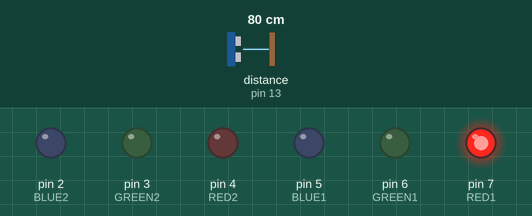
Simulated run of this program. Board: Arduino Leonardo, built with avr-gcc and run on an emulated ATmega32U4. Shown: output pins drawn as LEDs (lit = HIGH). Wiring (inferred from the names in the program): ultrasonic range finder: trigger pin 11; echo pin 13. The inputs (shaded band) are chosen by the test bench; at power-on: distance to the obstacle (sensor on pin 13) 80 cm. The echo pulse lasts 58.3 µs per cm; pins used as bus, display or sensor lines are not drawn.

Above: at 2.8 s.
2.9 s: distance to the obstacle (sensor on pin 13) set to 57 cm
5.6 s: distance to the obstacle (sensor on pin 13) set to 51 cm
At 6.8 s:
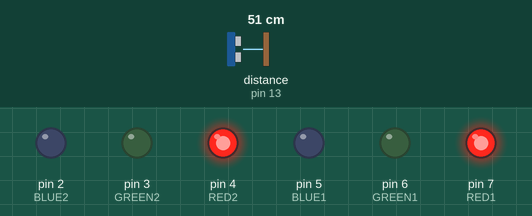
8.3 s: distance to the obstacle (sensor on pin 13) set to 120 cm
At 10.9 s:
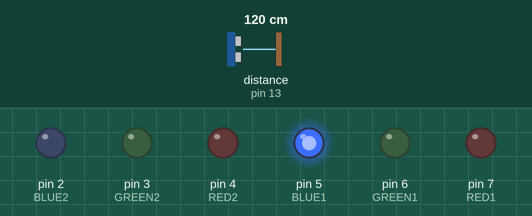
11.6 s: distance to the obstacle (sensor on pin 13) set to 150 cm
14.3 s: distance to the obstacle (sensor on pin 13) set to 158 cm
At 16.8 s:
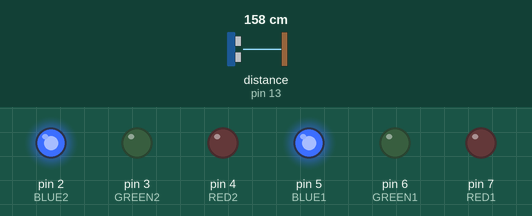
17.7 s: distance to the obstacle (sensor on pin 13) set to 2 cm
At 19.3 s:
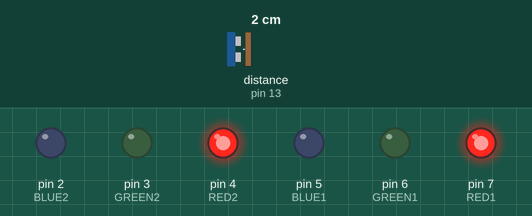
Timing chart, 0 to 20.8 s (numbered marks = the images above; inputs shaded):
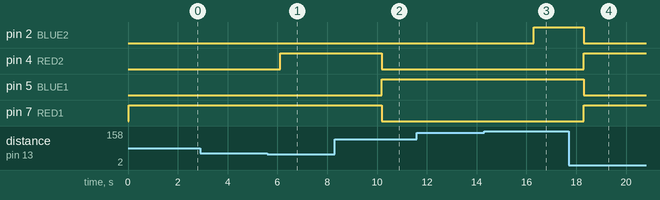

Measured:
- the behaviour switches between 54 and 53 cm on distance to the obstacle (sensor on pin 13) (found by bisection; images 0 and 1)
- the behaviour switches between 154 and 155 cm on distance to the obstacle (sensor on pin 13) (found by bisection; images 2 and 3)
- after the input at 5.6 s, pin 4 (RED2): LOW → HIGH after 0.52 s
- after the input at 8.3 s, pin 4 (RED2), pin 7 (RED1): HIGH → LOW after 1.9 s; pin 5 (BLUE1): LOW → HIGH after 1.9 s
- after the input at 14.3 s, pin 2 (BLUE2): LOW → HIGH after 2.0 s
- after the input at 17.7 s, pin 2 (BLUE2), pin 5 (BLUE1): HIGH → LOW after 0.61 s; pin 4 (RED2), pin 7 (RED1): LOW → HIGH after 0.61 s

The program:

main.cpp
```cpp
//-----------------------------------------------------------------
// LIBARIES & HEADERS
//-----------------------------------------------------------------
#include <Arduino.h>
#include <SR04.h>

//-----------------------------------------------------------------
// LEDS
//-----------------------------------------------------------------
// Defines the pins for the LEDs
#define RED1 7
#define GREEN1 6
#define BLUE1 5
#define RED2 4
#define GREEN2 3
#define BLUE2 2

//-----------------------------------------------------------------
// ULTRASONIC DEVICE (SR04)
//-----------------------------------------------------------------
// Defines the pins for the HC-SR04
#define ECHO_PIN 13
#define TRIG_PIN 11

// Stores the distance value
float distance;

// Creates the object for the ultrasonic module
SR04 sr04 = SR04(ECHO_PIN, TRIG_PIN);

// Variables for the various distance thresholds
// The SR04 cannot determine distances past 400cm so the scale caps there
float t1 = 52.00;
float t2 = 102.00;
float t3 = 152.00;
float t4 = 202.00;
float t5 = 252.00;
float t6 = 302.00;
float t7 = 352.00;
float t8 = 400.00;

//-----------------------------------------------------------------
// FUNCTIONS
//-----------------------------------------------------------------
/*
Sets the R, G and B values of the two four pin RGB LEDs.
@param red is true when both red lights should be lit up, otherwise it is false
@param green is true when both green lights should be lit up, otherwise it is false
@param blue is true when both blue lights should be lit up, otherwise it is false
*/
void setAllColors(bool red, bool green, bool blue)
{
  setBothRed(red);
  setBothGreen(green);
  setBothBlue(blue);
}

/*
Sets the blue value for the two RGB LEDs to HIGH if the functions parameter is true, otherwise it sets it to LOW.
@param on is true when both blue lights should be on, otherwise it is false
*/
void setBothBlue(bool on)
{
  if (on == true)
  {
    digitalWrite(BLUE1, HIGH);
    digitalWrite(BLUE2, HIGH);
  }
  else
  {
    digitalWrite(BLUE1, LOW);
    digitalWrite(BLUE2, LOW);
  }
}

/*
Sets the green value for the two RGB LEDs to HIGH if the functions parameter is true, otherwise it sets it to LOW.
@param on is true when both green lights should be on, otherwise it is false
*/
void setBothGreen(bool on)
{
  if (on == true)
  {
    digitalWrite(GREEN1, HIGH);
    digitalWrite(GREEN2, HIGH);
  }
  else
  {
    digitalWrite(GREEN1, LOW);
    digitalWrite(GREEN2, LOW);
  }
}

/*
Sets the red value for the two RGB LEDs to HIGH if the functions parameter is true, otherwise it sets it to LOW.
@param on is true when both reds lights should be on, otherwise it is false
*/
void setBothRed(bool on)
{
  if (on == true)
  {
    digitalWrite(RED1, HIGH);
    digitalWrite(RED2, HIGH);
  }
  else
  {
    digitalWrite(RED1, LOW);
    digitalWrite(RED2, LOW);
  }
}

//-----------------------------------------------------------------
// MAIN PROGRAM
//-----------------------------------------------------------------

void setup()
{
  //Pin setup for the two RGB LEDS
  pinMode(RED1, OUTPUT);
  pinMode(GREEN1, OUTPUT);
  pinMode(BLUE1, OUTPUT);
  pinMode(RED2, OUTPUT);
  pinMode(GREEN2, OUTPUT);
  pinMode(BLUE2, OUTPUT);
}

void loop()
{
  // Gets the distance from the SR04
  distance = sr04.Distance();

  // Determines which LED should light up (and in what color) based on the distance an object is from the sensor
  if (distance <= t1)
  {
    setAllColors(true, false, false);
  }
  else if (distance > t1 && distance <= t2)
  {
    setAllColors(false, false, false);
    digitalWrite(RED1, HIGH);
  }
  else if (distance > t2 && distance <= t3)
  {
    setAllColors(false, false, false);
    digitalWrite(BLUE1, HIGH);
  }
  else if (distance > t3 && distance <= t4)
  {
    setAllColors(false, false, true);
  }
  else if (distance > t4 && distance <= t5)
  {
    setAllColors(false, false, false);
    digitalWrite(GREEN1, HIGH);
  }
  else if (distance > t5 && distance <= t6)
  {
    setAllColors(false, true, false);
  }
  else if (distance > t6 && distance <= t7)
  {
    digitalWrite(RED1, HIGH);
    digitalWrite(RED2, LOW);
    digitalWrite(GREEN1, HIGH);
    digitalWrite(GREEN2, LOW);
    digitalWrite(BLUE1, HIGH);
    digitalWrite(BLUE2, LOW);
  }
  else if (distance <= t8)
  {
    setAllColors(true, true, true);
  }
  else
  {
    setAllColors(false, false, false);
  }
  //Creates a 2s delay between when the ultrasonic pings from the SR04
  delay(2000);
}
```
